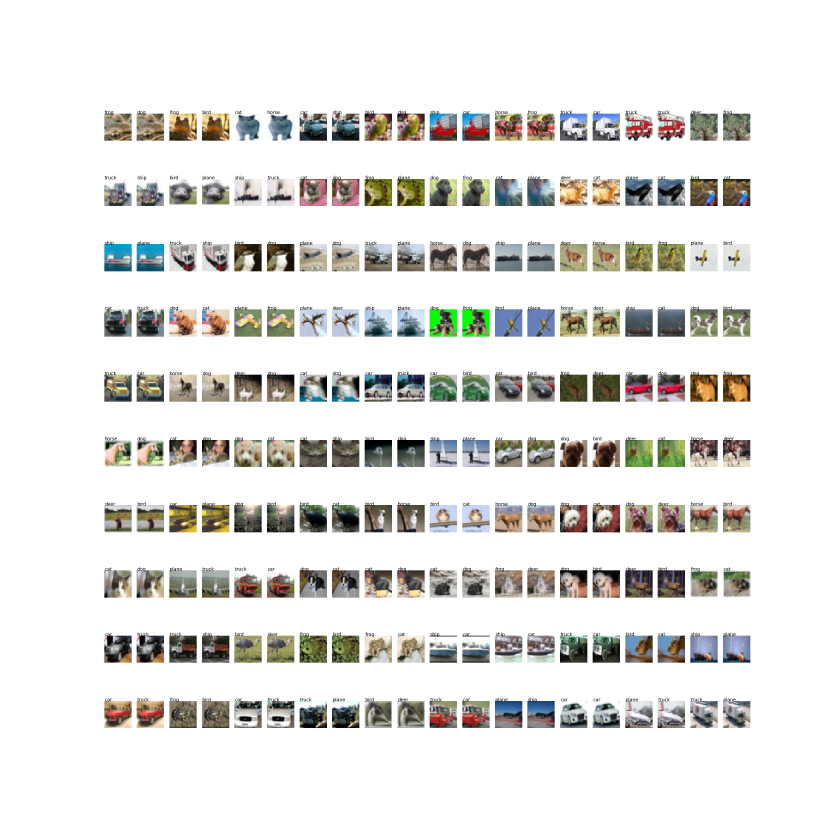
#> input picture results/imgs/test1-pgd-ce-5.1/0.05-resnet-new-100-PGD-CE.PNG, 2500 x 2500 px (shown at 1/3 size)
$ python slice_results.py
#> lines starting #> are read from the running program, lines starting #| are printed output that depends on the picture
import os
import numpy as np
from PIL import Image

#next is only needed to visualize samples
import matplotlib
matplotlib.use('tkagg')
import matplotlib.pyplot as plt


# [5 lines of commented-out code are left out]

def get_img(img, adv=False, show=False):
    if not adv:
        start_row = 501
    else: #adversarial example
        start_row = 600
    start_col = 522
    dx, dy = 100,94
    new_img = img[start_col:start_col+dx,start_row:start_row+dy,0:4]
    if show:
        print(f"shape: {np.shape(new_img)}")
        plt.imshow(new_img)
        plt.show()
    return new_img


full_names = []
folders = ["./test1-pgd-ce-5.1/", "./test1-pgd-ce-tar-5.2/", "./test2-cos-mc-5.3/", "./test2-euc-mc-5.4/"]
model_names = ['resnet-new-100', 'resnet-new-100-MIAT-from-scratch', 'resnet-new-100-MIAT-0.1-from-scratch', 'resnet-new-100-MIAT-0.25-from-scratch']
eps_lst = [.025, .05, .075, .1, .125, .15, .175, .2, .25, .3, .4, .5, .75, 1.] #14 values
suffixes = ["PGD-CE", "PGD-CE-T", "MI-COS", "MI-EUC"]

for (folder, suffix) in zip(folders, suffixes):
    for name in model_names:
        for eps in eps_lst:
            full_names.append(os.path.join(folder, str(eps) + "-" + name + "-" + suffix + ".PNG"))

#for full_name in full_names:
#    print(full_name)


#https://stackoverflow.com/questions/31386096/importing-png-files-into-numpy
im_frame = Image.open('./test1-pgd-ce-5.1/0.05-resnet-new-100-PGD-CE.PNG')
#> im_frame is the input picture: PIL image 2500x2500 RGBA; mean R, G, B, A 227.4, 226.8, 224.1, 255
np_frame = np.array(im_frame)
im_frame.close()

# [10 lines of commented-out code are left out]

clean_img = get_img(np_frame, adv=False)
#> in get_img, `new_img = img[start_col:start_col+dx,start_row:start_row+dy,0:4]`:
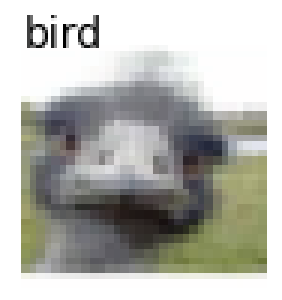
#> new_img: shape (100, 94, 4) (shown 3 times larger); mean R, G, B, A 183.2, 183.8, 178.1, 255
clean_col = clean_img

for _ in range(13):
    clean_col = np.concatenate((clean_col, clean_img), axis=0)
#> this loop made 13 passes
#> pass 1, `clean_col = np.concatenate((clean_col, clean_img), axis=0)`:
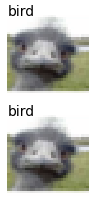
#> clean_col: shape (200, 94, 4); mean R, G, B, A 183.2, 183.8, 178.1, 255
#> pass 2, `clean_col = np.concatenate((clean_col, clean_img), axis=0)`:
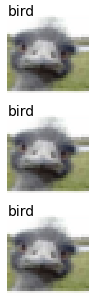
#> clean_col: shape (300, 94, 4); mean R, G, B, A 183.2, 183.8, 178.1, 255
#> pass 3, `clean_col = np.concatenate((clean_col, clean_img), axis=0)`:
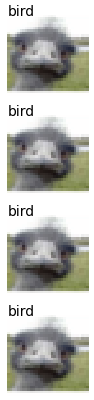
#> clean_col: shape (400, 94, 4); mean R, G, B, A 183.2, 183.8, 178.1, 255
#> after the loop:
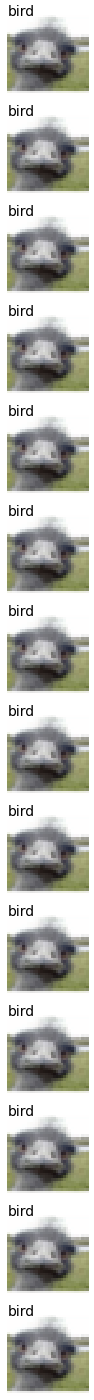
#> clean_col: shape (1400, 94, 4); mean R, G, B, A 183.2, 183.8, 178.1, 255

final_img = clean_col #initialize to clean column
#idea - construct each column, then concat horizontally - axis=1
first = True
for i, f_name in enumerate(full_names):
#> (the run stopped early here; a loop or call above may not have finished)
